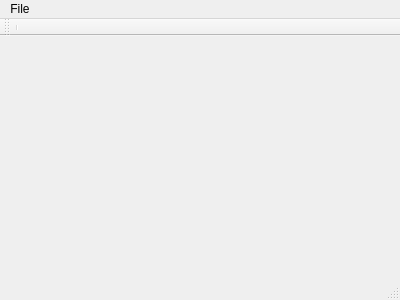
<?xml version="1.0" encoding="UTF-8"?>
<ui version="4.0">
 <class>MainWindow</class>
 <widget class="QMainWindow" name="MainWindow">
  <property name="geometry">
   <rect>
    <x>0</x>
    <y>0</y>
    <width>400</width>
    <height>300</height>
   </rect>
  </property>
  <property name="windowTitle">
   <string>MainWindow</string>
  </property>
  <widget class="QWidget" name="centralWidget"/>
  <widget class="QMenuBar" name="menuBar">
   <property name="geometry">
    <rect>
     <x>0</x>
     <y>0</y>
     <width>400</width>
     <height>21</height>
    </rect>
   </property>
   <widget class="QMenu" name="menuFile">
    <property name="title">
     <string>File</string>
    </property>
    <addaction name="actionOpen"/>
   </widget>
   <addaction name="menuFile"/>
  </widget>
  <widget class="QToolBar" name="mainToolBar">
   <attribute name="toolBarArea">
    <enum>TopToolBarArea</enum>
   </attribute>
   <attribute name="toolBarBreak">
    <bool>true</bool>
   </attribute>
   <addaction name="separator"/>
  </widget>
  <widget class="QStatusBar" name="statusBar"/>
  <action name="actionOpen">
   <property name="text">
    <string>Open</string>
   </property>
  </action>
 </widget>
 <layoutdefault spacing="6" margin="11"/>
 <resources/>
 <connections/>
</ui>
